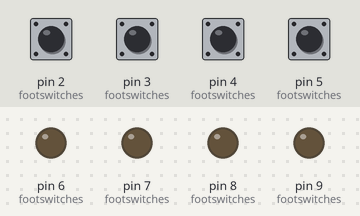
A sketch run on a simulated Arduino Uno, built with avr-gcc and run on an emulated ATmega328P. Parts: output pins drawn as LEDs (lit = HIGH). The test bench sets the inputs (shaded band); at power-on: pin 2 (footswitches), pin 3 (footswitches), pin 4 (footswitches), pin 5 (footswitches) HIGH. What the sketch prints to the serial monitor is not drawn.

Above: at 1.2 s.
1.3 s: pin 2 (footswitches) pulled LOW for 0.15 s
At 1.8 s:
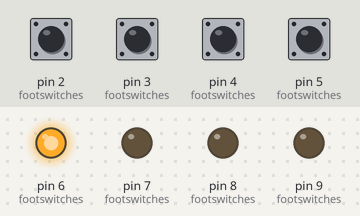
2.9 s: pin 3 (footswitches) pulled LOW for 0.15 s
At 4.1 s:
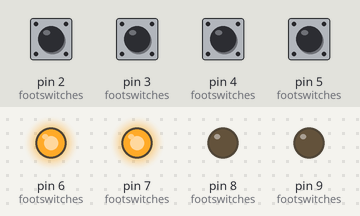
4.5 s: pin 4 (footswitches) pulled LOW for 0.15 s
At 5.5 s:
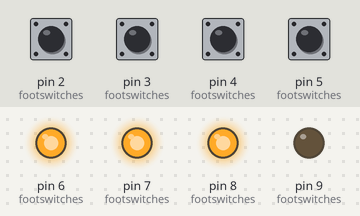
6.1 s: pin 5 (footswitches) pulled LOW for 0.15 s
At 6.7 s:
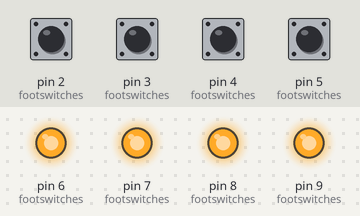
7.7 s: pin 2 (footswitches) pulled LOW for 1 s
At 9.1 s:
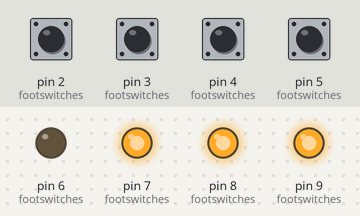
10.2 s: pin 3 (footswitches) pulled LOW for 1 s
At 11.0 s:
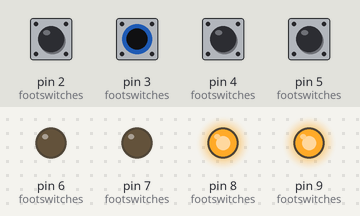
Timing chart, 0 to 13.2 s (numbered marks = the images above; inputs shaded):
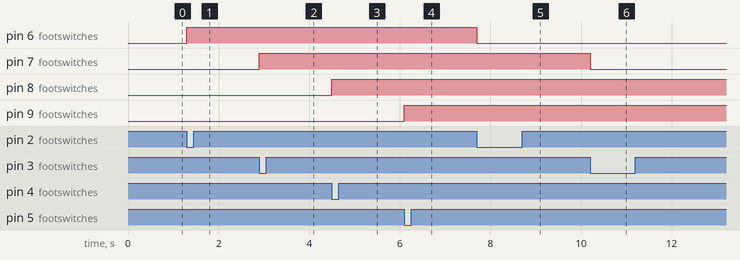

The sketch:

apb1.ino
```cpp
/*
  APB 1
  by cxydev, 2026

  DESCRIPTION
  APB 1 is a MIDI guitar pedalboard, written for Arduino UNO or Arduino Nano.
  It supports 4 SPST momentary footswitches, each one sending CC messages ranging from 20 to 23.
  The signal can be sent to a computer through a MIDI cable or by using serial communication.

  CHANGE LOG
  : 2026-03-15 : Program writing ended : cxydev :
  : 2026-03-16 : Implemented LEDs      : cxydev :
*/

const uint8_t cc = 0xb0; // CC message byte
// Maximum and minimum values the CC message can have
#define CC_ON  127
#define CC_OFF 0

typedef struct Footswitch
{
  uint8_t pin; // Pin the footswitch is connected to
  uint8_t led_pin; // Pin the associated LED is connected to
  uint8_t state; // State of the footswitch (on/off, i.e. LOW/HIGH)
  uint8_t prev_state; // Previous state of the footswitch
  uint8_t contr; // Control byte
  uint8_t val; // Value byte (0 = off, 127 = on)
};

// Footswitches connected to the Arduino
#define FOOTSWITCHES_NUM 4
Footswitch footswitches[FOOTSWITCHES_NUM] = {
  { 2, 6, HIGH, HIGH, 20, CC_OFF },
  { 3, 7, HIGH, HIGH, 21, CC_OFF },
  { 4, 8, HIGH, HIGH, 22, CC_OFF },
  { 5, 9, HIGH, HIGH, 23, CC_OFF }
};

void setup() {
  for (uint8_t i = 0; i < FOOTSWITCHES_NUM; i++) {
    pinMode(footswitches[i].pin, INPUT_PULLUP);
    pinMode(footswitches[i].led_pin, OUTPUT);
  }
  Serial.begin(115200); // 115200 baud rate serial communication
}

void loop() {
  for (uint8_t i = 0; i < FOOTSWITCHES_NUM; i++) { // Loop through every connected footswitch
    footswitches[i].state = digitalRead(footswitches[i].pin); // Read the state of the current footswitch
    if (footswitches[i].state != footswitches[i].prev_state && footswitches[i].state == LOW) { // If the current footswitch is pressed:
      // Invert the value (on/off, 127/0)
      footswitches[i].val = (footswitches[i].val == 127) ? 0 : 127;

      // Write CC command
      Serial.write(cc);
      Serial.write(footswitches[i].contr);
      Serial.write(footswitches[i].val);

      // Turn on or off the associated LED basing on the current footswitch's state
      digitalWrite(footswitches[i].led_pin, (footswitches[i].val > 0) ? CC_ON : CC_OFF);

      // Wait until the current footswitch is released
      while (digitalRead(footswitches[i].pin) == LOW);
    }
    footswitches[i].prev_state = footswitches[i].state; // Save the current footswitch's state
  }
}
```

Measured:
- after the input at 1.3 s, pin 6 (footswitches): LOW → HIGH at once
- after the input at 2.9 s, pin 7 (footswitches): LOW → HIGH at once
- after the input at 4.5 s, pin 8 (footswitches): LOW → HIGH at once
- after the input at 6.1 s, pin 9 (footswitches): LOW → HIGH at once
- after the input at 7.7 s, pin 6 (footswitches): HIGH → LOW at once
- after the input at 10.2 s, pin 7 (footswitches): HIGH → LOW at once
